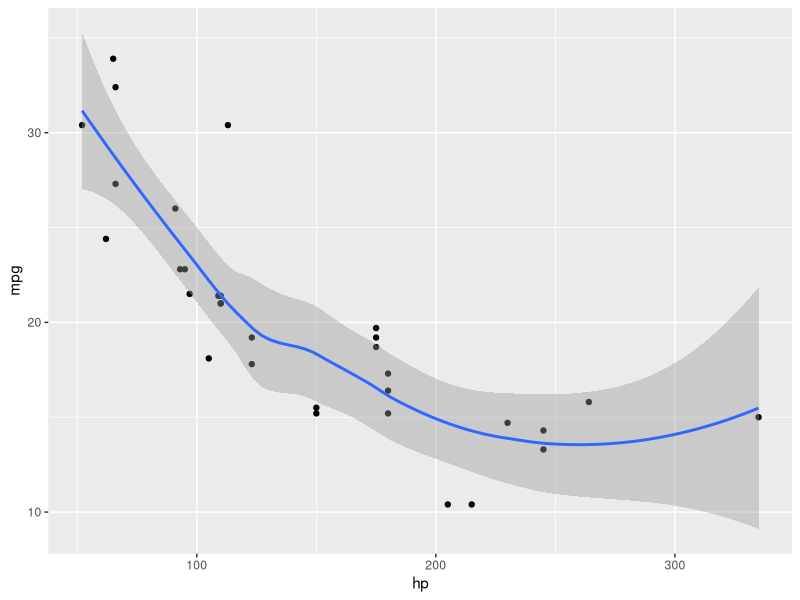
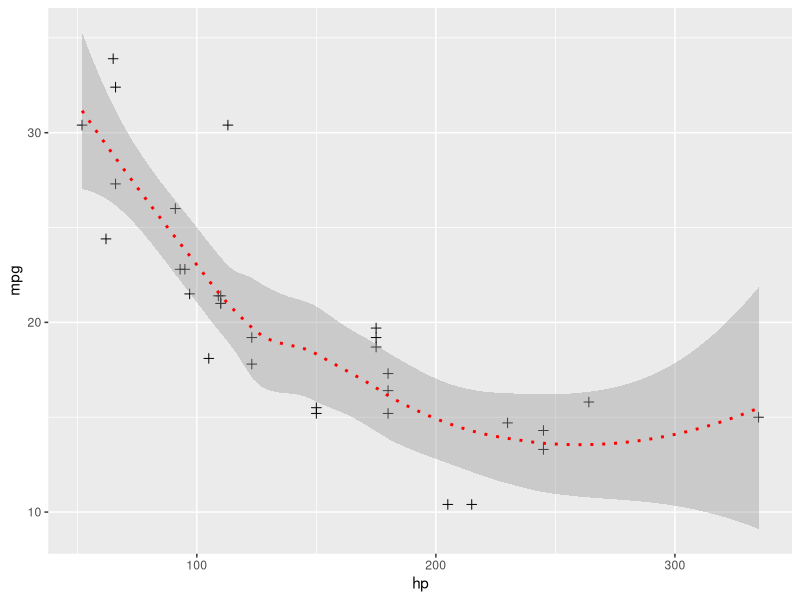
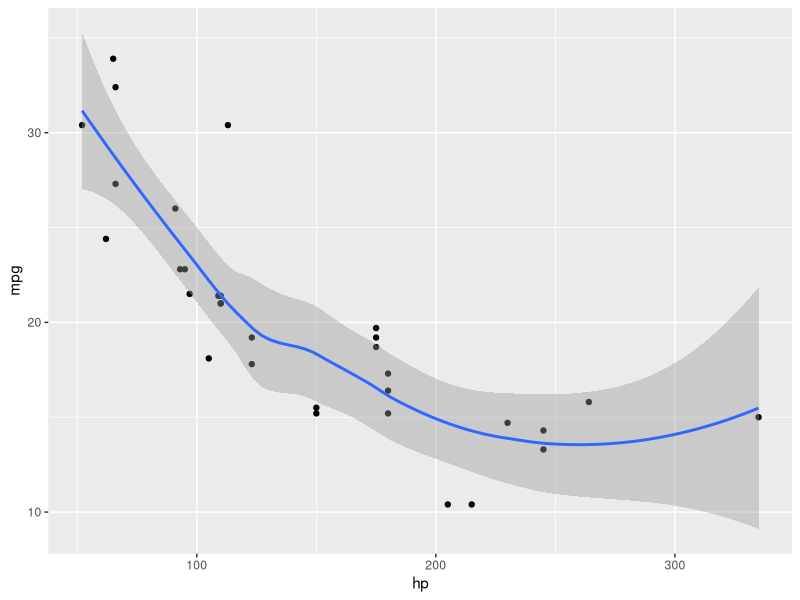
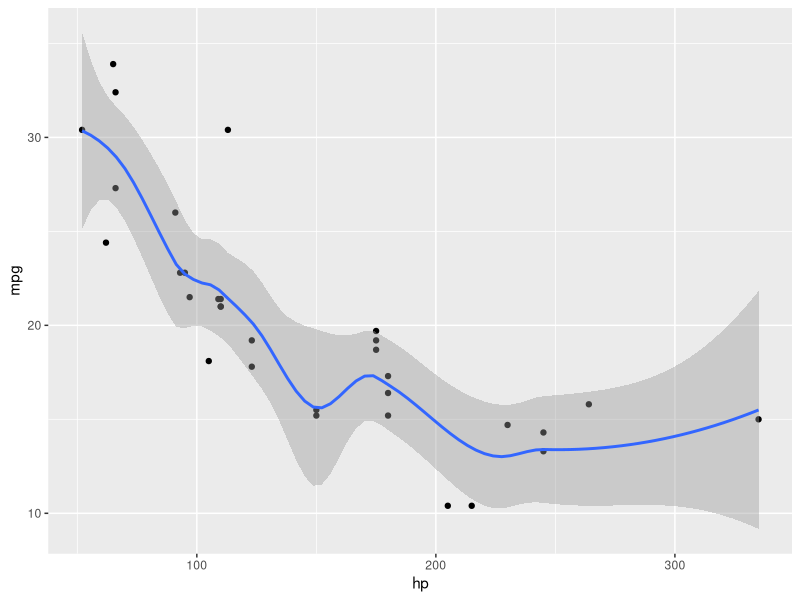
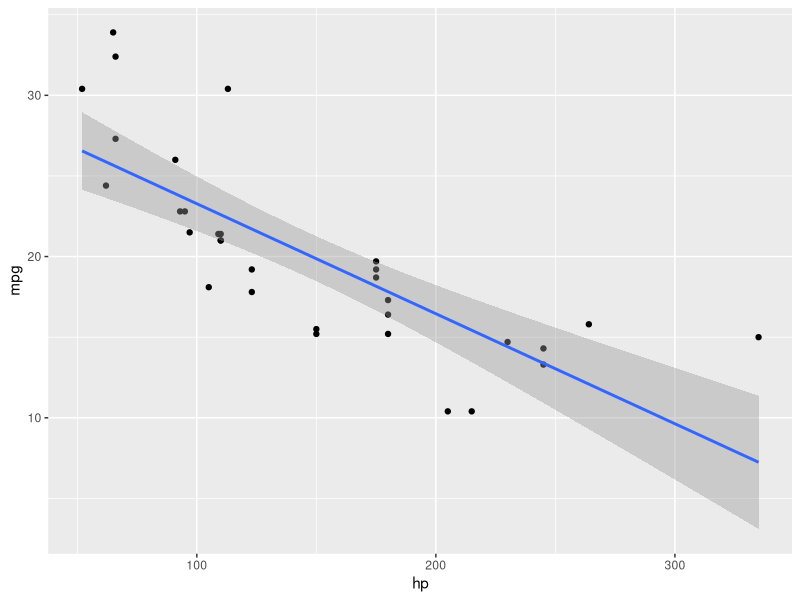
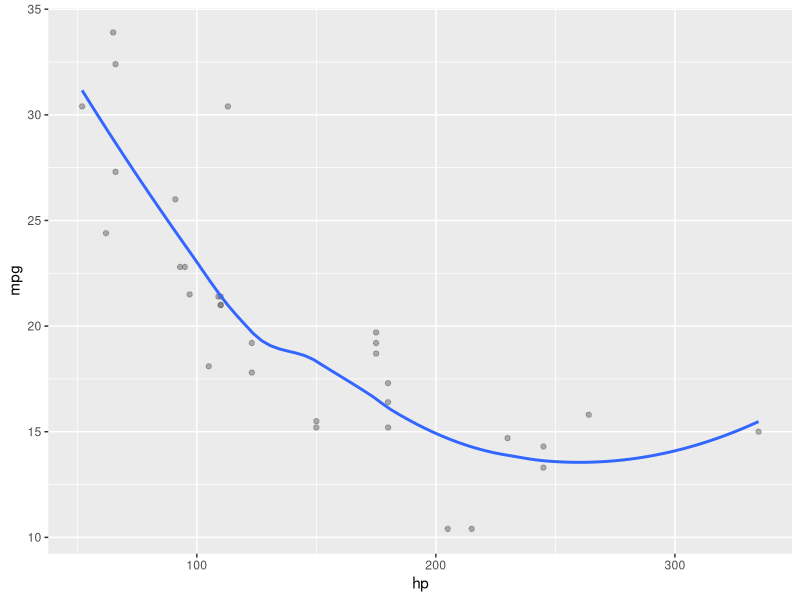
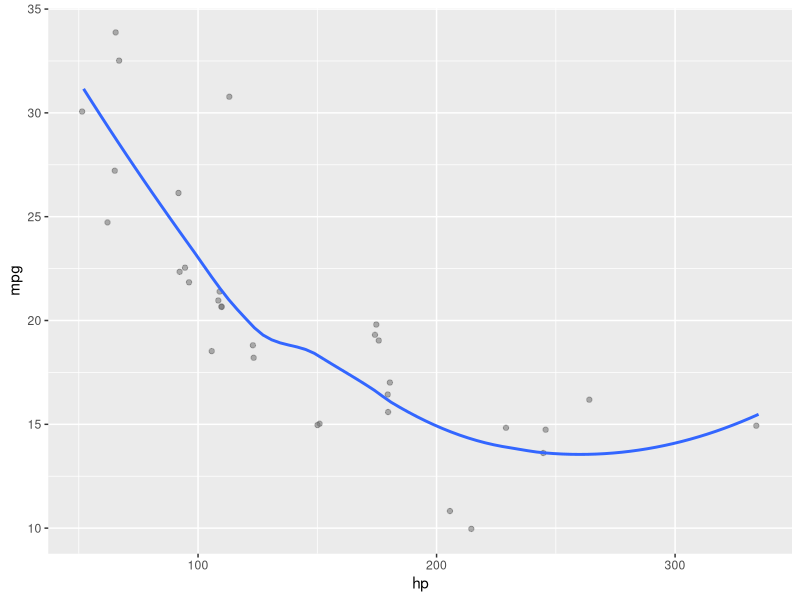
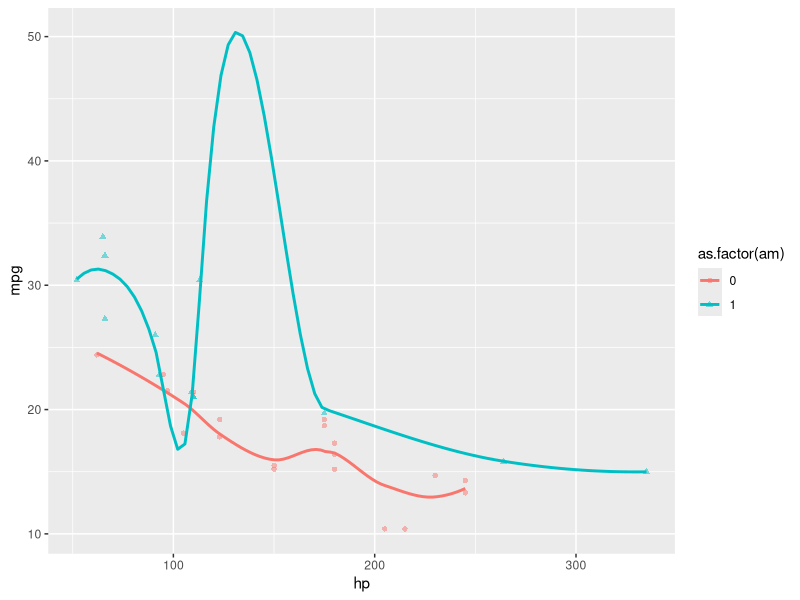

Here is the R script that generated these plots, in order:
library(ggplot2)

head(mtcars)

ggplot(mtcars, aes(x=hp, y=mpg)) +
  geom_point() +
  geom_smooth() 

#Adjust appearance
ggplot(mtcars, aes(x=hp, y=mpg)) +
  geom_point(color="black", size=2, shape=3) +
  geom_smooth(color="red", size=1, linetype=3) 

#Adjust functional association
ggplot(mtcars, aes(x=hp, y=mpg)) +
  geom_point() + #Adds the points
  geom_smooth(method="loess", se=TRUE)

#span: small numbers make a wigglier curve, 
#larger numbers make a smoother curve.
ggplot(mtcars, aes(x=hp, y=mpg)) +
  geom_point() + #Adds the points
  geom_smooth(span = 0.5)

#Linear?
ggplot(mtcars, aes(x=hp, y=mpg)) +
  geom_point() + #Adds the points
  geom_smooth(method=lm)   # Adds linear regression line

#Increase visibility and reduce overplotting
ggplot(mtcars, aes(x=hp, y=mpg)) +
  geom_point(color = "gray40", alpha = .5)+
  geom_smooth(method="loess", se=FALSE)

ggplot(mtcars, aes(x=hp, y=mpg)) +
  geom_point(color = "gray40", alpha = .5,
             position=position_jitter(width=1,height=.5))+
  geom_smooth(method="loess", se=FALSE)





#Same patter in different subgroups?
ggplot(mtcars, aes(x=hp, y=mpg,
                   color=as.factor(am),
                   shape=as.factor(am))) +
  geom_point(alpha = .5)+
  geom_smooth(method="loess", se=F)

#Size another varibale?
ggplot(mtcars, aes(x=hp, y=mpg)) +
  geom_point(aes(size = cyl),alpha = .5)+
  geom_smooth(method="loess", se=TRUE)



